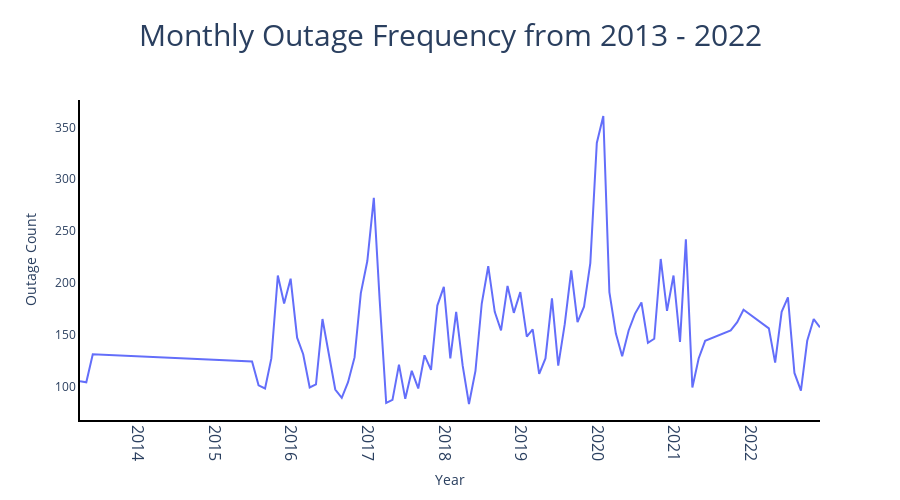

The code cell stored with this chart in its notebook:
### Code cell
fig = px.line(outages_by_month, x='Year-Month', y='Outage Count', title='Monthly Outage Frequency')
fig.update_layout(
    title={'text': 'Monthly Outage Frequency from 2013 - 2022', 'font': {'size': 30},
          'y':0.95,
          'x':0.5,
          'xanchor': 'center',
           'yanchor': 'top'},
 
    xaxis_title='Year-Month', 
    yaxis_title='Outage Counts',
    showlegend=False,
    height=500,
    width=900,
    plot_bgcolor='white')
fig.update_layout(xaxis_title='Year', yaxis_title='Outage Count')
fig.update_xaxes(tickangle=90, tickfont=dict(size=16))
fig.update_xaxes(showline=True, linewidth=2, linecolor='black')
fig.update_yaxes(showline=True, linewidth=2, linecolor='black')
fig.show()

### Figure 1 — Plotly figure (JSON) as saved in the notebook; plotly's stock layout.template omitted (floating-point values rounded to 4 significant figures)
{"data": [{"hovertemplate": "Year-Month=%{x}<br>Outage Count=%{y}<extra></extra>", "legendgroup": "", "line": {"color": "#636efa", "dash": "solid"}, "marker": {"symbol": "circle"}, "mode": "lines", "name": "", "orientation": "v", "showlegend": false, "type": "scatter", "x": ["2013-4", "2013-5", "2013-6", "2015-7", "2015-8", "2015-9", "2015-10", "2015-11", "2015-12", "2016-1", "2016-2", "2016-3", "2016-4", "2016-5", "2016-6", "2016-7", "2016-8", "2016-9", "2016-10", "2016-11", "2016-12", "2017-1", "2017-2", "2017-3", "2017-4", "2017-5", "2017-6", "2017-7", "2017-8", "2017-9", "2017-10", "2017-11", "2017-12", "2018-1", "2018-2", "2018-3", "2018-4", "2018-5", "2018-6", "2018-7", "2018-8", "2018-9", "2018-10", "2018-11", "2018-12", "2019-1", "2019-2", "2019-3", "2019-4", "2019-5", "2019-6", "2019-7", "2019-8", "2019-9", "2019-10", "2019-11", "2019-12", "2020-1", "2020-2", "2020-3", "2020-4", "2020-5", "2020-6", "2020-7", "2020-8", "2020-9", "2020-10", "2020-11", "2020-12", "2021-1", "2021-2", "2021-3", "2021-4", "2021-5", "2021-6", "2021-10", "2021-11", "2021-12", "2022-4", "2022-5", "2022-6", "2022-7", "2022-8", "2022-9", "2022-10", "2022-11", "2022-12"], "xaxis": "x", "y": [105, 104, 131, 124, 101, 98, 127, 207, 180, 204, 147, 131, 99, 102, 165, 132, 97, 89, 104, 128, 190, 221, 282, 183, 84, 87, 121, 88, 115, 98, 130, 116, 178, 196, 127, 172, 120, 83, 115, 180, 216, 172, 154, 197, 171, 191, 148, 155, 112, 127, 185, 120, 160, 212, 162, 177, 219, 335, 361, 191, 151, 129, 154, 170, 181, 142, 146, 223, 173, 207, 143, 242, 99, 127, 144, 154, 162, 174, 156, 123, 172, 186, 113, 96, 144, 165, 157], "yaxis": "y"}], "layout": {"height": 500, "legend": {"tracegroupgap": 0}, "plot_bgcolor": "white", "showlegend": false, "title": {"font": {"size": 30}, "text": "Monthly Outage Frequency from 2013 - 2022", "x": 0.5, "xanchor": "center", "y": 0.95, "yanchor": "top"}, "width": 900, "xaxis": {"anchor": "y", "autorange": true, "domain": [0, 1], "linecolor": "black", "linewidth": 2, "range": ["2013-04-01", "2022-12-01"], "showline": true, "tickangle": 90, "tickfont": {"size": 16}, "title": {"text": "Year"}, "type": "date"}, "yaxis": {"anchor": "x", "autorange": true, "domain": [0, 1], "linecolor": "black", "linewidth": 2, "range": [67.56, 376.4], "showline": true, "title": {"text": "Outage Count"}, "type": "linear"}}}
